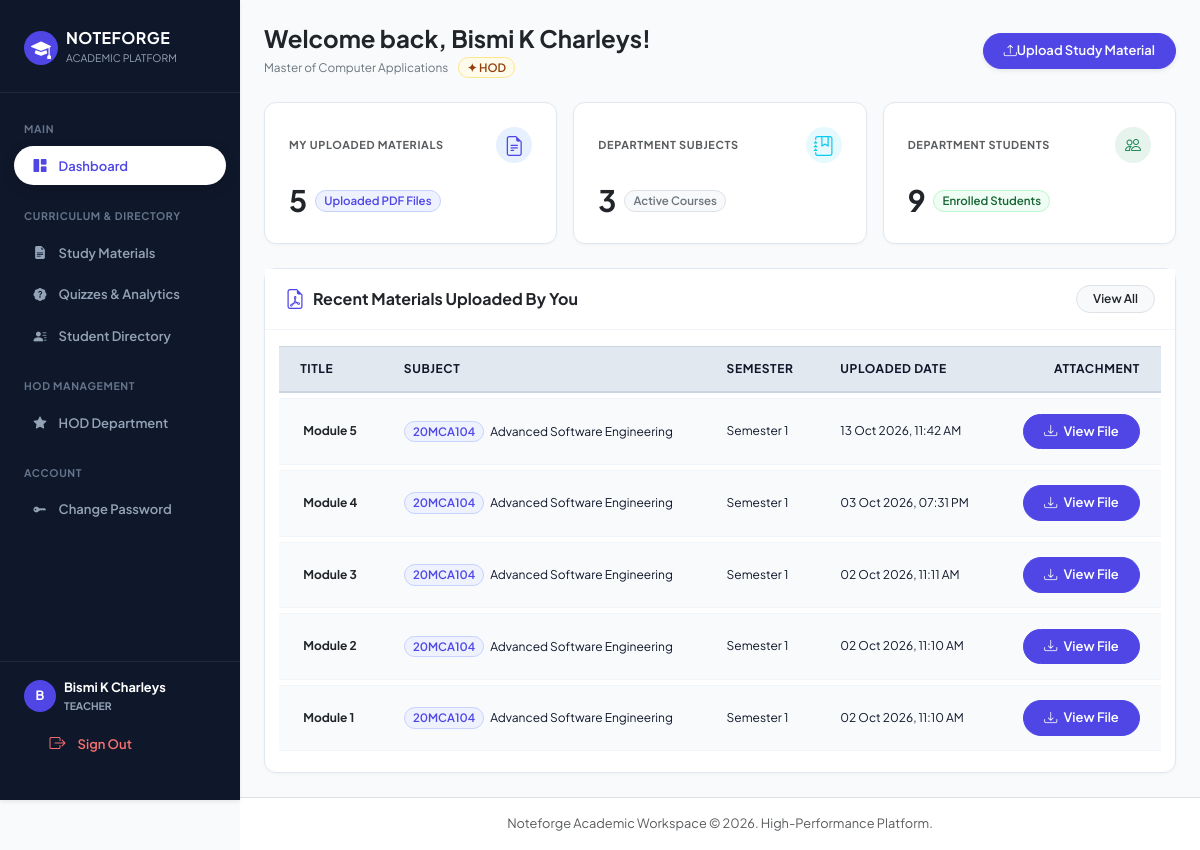
/teacher/dashboard/ (signed in), run on the app's committed database.
### accounts/models.py (models this page shows, shortened)
class User(AbstractUser):
    ROLE_CHOICES = [
        ('admin',   'Admin'),
        ('teacher', 'Teacher'),
        ('student', 'Student'),
    ]
    DESIGNATION_CHOICES = [
        ('assistant_professor',  'Assistant Professor'),
        ('associate_professor',  'Associate Professor'),
    ]
    role        = models.CharField(max_length=10, choices=ROLE_CHOICES, default='student')
    department  = models.ForeignKey(
        Department, null=True, blank=True,
        on_delete=models.SET_NULL, related_name='users'
    )
    semester    = models.ForeignKey(
        Semester, null=True, blank=True,
        on_delete=models.SET_NULL, related_name='students'
    )
    semester_number = models.PositiveIntegerField(null=True, blank=True)
    batch       = models.ForeignKey(
        Batch, null=True, blank=True,
        on_delete=models.SET_NULL, related_name='students'
    )
    employee_id   = models.CharField(max_length=30, blank=True)
    phone         = models.CharField(max_length=15, blank=True)
    is_first_login = models.BooleanField(default=True)
    designation       = models.CharField(max_length=30, choices=DESIGNATION_CHOICES, blank=True)
    is_hod            = models.BooleanField(default=False)
    date_of_birth     = models.DateField(null=True, blank=True)
    assigned_subjects = models.ManyToManyField(Subject, blank=True, related_name='teachers')

class Department(models.Model):
    name = models.CharField(max_length=100, unique=True)
    code = models.CharField(max_length=20, unique=True)
    created_at = models.DateTimeField(auto_now_add=True)
    hod = models.OneToOneField(
        'User', null=True, blank=True,
        on_delete=models.SET_NULL,
        related_name='hod_of_department',
        limit_choices_to={'role': 'teacher'},
    )

class StudyMaterial(models.Model):
    subject       = models.ForeignKey(Subject, on_delete=models.CASCADE, related_name='materials')
    title         = models.CharField(max_length=200)
    description   = models.TextField(blank=True)
    file          = models.FileField(upload_to='study_materials/', blank=True, null=True)
    external_link = models.URLField(blank=True)
    uploaded_by   = models.ForeignKey(User, on_delete=models.CASCADE, related_name='uploaded_materials')
    created_at    = models.DateTimeField(auto_now_add=True)
    ai_summary            = models.TextField(blank=True, null=True)
    ai_summary_json       = models.JSONField(default=dict, blank=True)
    ai_summary_updated_at = models.DateTimeField(null=True, blank=True)
    mindmap_image         = models.ImageField(upload_to='mindmaps/', blank=True, null=True)
    mindmap_updated_at    = models.DateTimeField(null=True, blank=True)
    class Meta:
        ordering = ['-created_at']

class Subject(models.Model):
    semester     = models.ForeignKey(Semester, on_delete=models.CASCADE, related_name='subjects')
    name         = models.CharField(max_length=150)
    subject_code = models.CharField(max_length=30, unique=True)
    credits      = models.PositiveSmallIntegerField(default=0)

class Semester(models.Model):
    department = models.ForeignKey(Department, on_delete=models.CASCADE, related_name='semesters')
    number = models.PositiveIntegerField()
    class Meta:
        unique_together = ('department', 'number')
        ordering = ['number']

### teacher_panel/views.py (the view)
    def wrapper(request, *args, **kwargs):
        if not request.user.is_authenticated:
            return redirect('login')
        if request.user.role != 'teacher':
            messages.error(request, 'Access denied. Teacher portal only.')
            return redirect('login')
        if request.user.is_first_login and view_func.__name__ != 'change_password':
            messages.warning(request, 'Please change your temporary password before proceeding.')
            return redirect('teacher_change_password')
        return view_func(request, *args, **kwargs)

### templates/teacher_panel/dashboard.html (shortened to what this page needs)
{% extends 'base.html' %}
{% block content %}
<div class="d-flex align-items-center justify-content-between flex-wrap gap-3 mb-4">
  <div>
    <h4 class="fw-bold text-dark mb-1">Welcome back, {{ teacher.get_full_name|default:teacher.username }}!</h4>
    <p class="text-secondary small mb-0">
      {{ department.name|default:"Department not assigned" }}
      {% if teacher.is_hod %}<span class="badge bg-warning-subtle text-warning-emphasis rounded-pill ms-2">✦ HOD</span>{% endif %}
    </p>
  </div>
  <a href="{% url 'teacher_material_add' %}" class="btn btn-primary btn-pill shadow-sm"><i class="bi bi-upload me-1.5"></i>Upload Study Material</a>
</div>
<div class="row g-3 mb-4">
  <div class="col-md-4">
    <div class="card card-hover bg-white h-100 p-4">
      <div class="d-flex align-items-center justify-content-between mb-3">
        <span class="text-muted small fw-bold text-uppercase" style="font-size: 0.68rem; letter-spacing: 0.06em;">My Uploaded Materials</span>
        <div class="btn-circle bg-primary bg-opacity-10 text-primary" style="color: var(--nf-indigo) !important;"><i class="bi bi-file-earmark-text fs-5"></i></div>
      </div>
      <div class="d-flex align-items-center flex-wrap gap-2 mt-1">
        <h2 class="fw-bold text-dark mb-0 display-6" style="font-size: 1.85rem;">{{ my_materials_count }}</h2>
        <span class="badge bg-primary-subtle text-primary border border-primary-subtle px-2.5 py-1">Uploaded PDF Files</span>
      </div>
    </div>
  </div>
  <div class="col-md-4">
    <div class="card card-hover bg-white h-100 p-4">
      <div class="d-flex align-items-center justify-content-between mb-3">
        <span class="text-muted small fw-bold text-uppercase" style="font-size: 0.68rem; letter-spacing: 0.06em;">Department Subjects</span>
        <div class="btn-circle bg-info bg-opacity-10 text-info"><i class="bi bi-journal-bookmark fs-5"></i></div>
      </div>
      <div class="d-flex align-items-center flex-wrap gap-2 mt-1">
        <h2 class="fw-bold text-dark mb-0 display-6" style="font-size: 1.85rem;">{{ dept_subjects_count }}</h2>
        <span class="badge bg-light text-secondary border px-2.5 py-1">Active Courses</span>
      </div>
    </div>
  </div>
  <div class="col-md-4">
    <div class="card card-hover bg-white h-100 p-4">
      <div class="d-flex align-items-center justify-content-between mb-3">
        <span class="text-muted small fw-bold text-uppercase" style="font-size: 0.68rem; letter-spacing: 0.06em;">Department Students</span>
        <div class="btn-circle bg-success bg-opacity-10 text-success"><i class="bi bi-people fs-6"></i></div>
      </div>
      <div class="d-flex align-items-center flex-wrap gap-2 mt-1">
        <h2 class="fw-bold text-dark mb-0 display-6" style="font-size: 1.85rem;">{{ dept_students_count }}</h2>
        <span class="badge bg-success-subtle text-success border border-success-subtle px-2.5 py-1">Enrolled Students</span>
      </div>
    </div>
  </div>
</div>
<div class="card card-hover bg-white">
  <div class="card-header-styled d-flex align-items-center justify-content-between py-3">
    <h6 class="fw-bold text-dark mb-0 d-flex align-items-center gap-2">
      <i class="bi bi-file-earmark-pdf fs-5" style="color: var(--nf-indigo) !important;"></i> Recent Materials Uploaded By You
    </h6>
    <a href="{% url 'teacher_material_list' %}" class="btn btn-sm btn-light border rounded-pill px-3 py-1 text-dark fw-semibold" style="font-size: 12px;">View All</a>
  </div>
  <div class="table-responsive">
    <table class="table align-middle mb-0">
      <thead>
        <tr>
          <th class="ps-4">Title</th>
          <th>Subject</th>
          <th>Semester</th>
          <th>Uploaded Date</th>
          <th class="pe-4 text-end">Attachment</th>
        </tr>
      </thead>
      <tbody>
        {% for m in recent_materials %}
        <tr>
          <td class="ps-4"><strong class="text-dark">{{ m.title }}</strong></td>
          <td><span class="badge bg-primary-subtle text-primary border border-primary-subtle px-2.5 py-1 me-1">{{ m.subject.subject_code }}</span> {{ m.subject.name }}</td>
          <td>Semester {{ m.subject.semester.number }}</td>
          <td class="small text-muted">{{ m.created_at|date:"d M Y, h:i A" }}</td>
          <td class="pe-4 text-end">
            {% if m.file %}
              <a href="{{ m.file.url }}" target="_blank" class="btn btn-sm btn-primary btn-pill"><i class="bi bi-download me-1"></i> View File</a>
            {% elif m.external_link %}
              <a href="{{ m.external_link }}" target="_blank" class="btn btn-sm btn-light border btn-pill"><i class="bi bi-link-45deg me-1"></i> Link</a>
            {% else %}
              <span class="text-muted small">—</span>
            {% endif %}
          </td>
        </tr>
        {% empty %}
        <tr><td colspan="5" class="text-center text-muted py-4 small">No materials uploaded yet. <a href="{% url 'teacher_material_add' %}">Upload your first material →</a></td></tr>
        {% endfor %}
      </tbody>
    </table>
  </div>
</div>
{% endblock %}

### templates/base.html (shortened to what this page needs)
<!DOCTYPE html>
<html lang="en">
<head>
<link href="https://cdn.jsdelivr.net/npm/bootstrap@5.3.3/dist/css/bootstrap.min.css" rel="stylesheet">
<link rel="stylesheet" href="https://cdn.jsdelivr.net/npm/bootstrap-icons@1.11.3/font/bootstrap-icons.min.css">
</head>
<body>
<div class="d-flex">
  {% if user.is_authenticated %}
  <aside class="nf-sidebar shadow-sm" id="sidebarMenu">
    <div class="nf-sidebar-brand d-flex align-items-center justify-content-between">
      <div class="d-flex align-items-center gap-2">
        <div class="bg-primary text-white rounded-circle d-flex align-items-center justify-content-center fw-bold" style="width: 34px; height: 34px; background-color: var(--nf-indigo) !important;">
          <i class="bi bi-mortarboard-fill fs-5"></i>
        </div>
        <div>
          <div class="h6 fw-bold text-white mb-0" style="letter-spacing: 0.03em;">NOTEFORGE</div>
          <small class="text-slate-400" style="font-size: 0.65rem; color: #94a3b8;">ACADEMIC PLATFORM</small>
        </div>
      </div>
    </div>
    <nav class="py-2">
      {% if user.role == 'admin' %}
        <div class="nf-nav-header">Main Dashboard</div>
        <a href="{% url 'admin_dashboard' %}" class="nf-nav-link {% if request.resolver_match.url_name == 'admin_dashboard' %}active{% endif %}">
          <i class="bi bi-grid-1x2-fill"></i> Overview
        </a>
        <div class="nf-nav-header">Academic Roadmap</div>
        <a href="{% url 'department_list' %}" class="nf-nav-link {% if 'department' in request.resolver_match.url_name %}active{% endif %}">
          <i class="bi bi-building-fill"></i> Departments
        </a>
        <a href="{% url 'semester_list' %}" class="nf-nav-link {% if 'semester' in request.resolver_match.url_name %}active{% endif %}">
          <i class="bi bi-calendar3"></i> Semesters
        </a>
        <a href="{% url 'subject_list' %}" class="nf-nav-link {% if 'subject' in request.resolver_match.url_name %}active{% endif %}">
          <i class="bi bi-journal-bookmark-fill"></i> Subjects
        </a>
        <div class="nf-nav-header">Users & Security</div>
        <a href="{% url 'teacher_list' %}" class="nf-nav-link {% if 'teacher' in request.resolver_match.url_name %}active{% endif %}">
          <i class="bi bi-person-badge-fill"></i> Faculty Teachers
        </a>
        <a href="{% url 'student_list' %}" class="nf-nav-link {% if 'batch' in request.resolver_match.url_name or 'student' in request.resolver_match.url_name %}active{% endif %}">
          <i class="bi bi-people-fill"></i> Students & Batches
        </a>
        <div class="nf-nav-header">System</div>
        <a href="{% url 'audit_log' %}" class="nf-nav-link {% if 'audit' in request.resolver_match.url_name %}active{% endif %}">
          <i class="bi bi-activity"></i> Audit Log
        </a>
      {% elif user.role == 'teacher' %}
        <div class="nf-nav-header">Main</div>
        <a href="{% url 'teacher_dashboard' %}" class="nf-nav-link {% if request.resolver_match.url_name == 'teacher_dashboard' %}active{% endif %}">
          <i class="bi bi-grid-1x2-fill"></i> Dashboard
        </a>
        <div class="nf-nav-header">Curriculum & Directory</div>
        <a href="{% url 'teacher_material_list' %}" class="nf-nav-link {% if 'material' in request.resolver_match.url_name %}active{% endif %}">
          <i class="bi bi-file-earmark-text-fill"></i> Study Materials
        </a>
        <a href="{% url 'teacher_quiz_list' %}" class="nf-nav-link {% if 'quiz' in request.resolver_match.url_name %}active{% endif %}">
          <i class="bi bi-patch-question-fill"></i> Quizzes & Analytics
        </a>
        <a href="{% url 'teacher_student_directory' %}" class="nf-nav-link {% if 'student' in request.resolver_match.url_name %}active{% endif %}">
          <i class="bi bi-person-lines-fill"></i> Student Directory
        </a>
        {% if user.is_hod %}
        <div class="nf-nav-header">HOD Management</div>
        <a href="{% url 'teacher_hod_overview' %}" class="nf-nav-link {% if 'hod' in request.resolver_match.url_name %}active{% endif %}">
          <i class="bi bi-star-fill"></i> HOD Department
        </a>
        {% endif %}
        <div class="nf-nav-header">Account</div>
        <a href="{% url 'teacher_change_password' %}" class="nf-nav-link {% if 'password' in request.resolver_match.url_name %}active{% endif %}">
          <i class="bi bi-key-fill"></i> Change Password
        </a>
      {% endif %}
    </nav>
    <div class="mt-auto p-3 border-top border-slate-700" style="border-top: 1px solid #1e293b !important;">
      <div class="d-flex align-items-center gap-2 mb-2 px-2">
        <div class="btn-circle text-white fw-bold" style="width: 32px; height: 32px; font-size: 0.8rem; background-color: var(--nf-indigo) !important;">
          {{ user.username|slice:":1"|upper }}
        </div>
        <div class="overflow-hidden">
          <div class="fw-bold text-white text-truncate" style="font-size: 0.8rem;">{{ user.get_full_name|default:user.username }}</div>
          <span class="text-slate-400 d-block text-uppercase" style="font-size: 0.65rem; font-weight: 700; color: #94a3b8;">{{ user.role }}</span>
        </div>
      </div>
      <a href="{% url 'logout' %}" class="nf-nav-link text-danger w-100" style="color: #f87171 !important;">
        <i class="bi bi-box-arrow-right fs-6"></i> <span>Sign Out</span>
      </a>
    </div>
  </aside>
  {% endif %}
  <div class="nf-main-content flex-grow-1">
    <main class="p-3 p-md-4 flex-grow-1">
      {% block content %}{% endblock %}
    </main>
    <footer class="mt-auto py-3 px-4 bg-white border-top text-center text-muted" style="font-size: 0.8rem;">
      Noteforge Academic Workspace &copy; 2026. High-Performance Platform.
    </footer>
  </div>
</div>
</body>
</html>

### data on the page
User: username "B", get_full_name "Bismi K Charleys", role "TEACHER"
Department: name "Master of Computer Applications"
StudyMaterial: title "Module 5", subject.subject_code "20MCA104", subject.name "Advanced Software Engineering", subject.semester.number "1", created_at "13 Oct 2026, 11:42 AM"
StudyMaterial: title "Module 4", subject.subject_code "20MCA104", subject.name "Advanced Software Engineering", subject.semester.number "1", created_at "03 Oct 2026, 07:31 PM"
StudyMaterial: title "Module 3", subject.subject_code "20MCA104", subject.name "Advanced Software Engineering", subject.semester.number "1", created_at "02 Oct 2026, 11:11 AM"
StudyMaterial: title "Module 2", subject.subject_code "20MCA104", subject.name "Advanced Software Engineering", subject.semester.number "1", created_at "02 Oct 2026, 11:10 AM"
StudyMaterial: title "Module 1", subject.subject_code "20MCA104", subject.name "Advanced Software Engineering", subject.semester.number "1", created_at "02 Oct 2026, 11:10 AM"

### other printed values
{{ my_materials_count }} "5"
{{ dept_subjects_count }} "3"
{{ dept_students_count }} "9"
